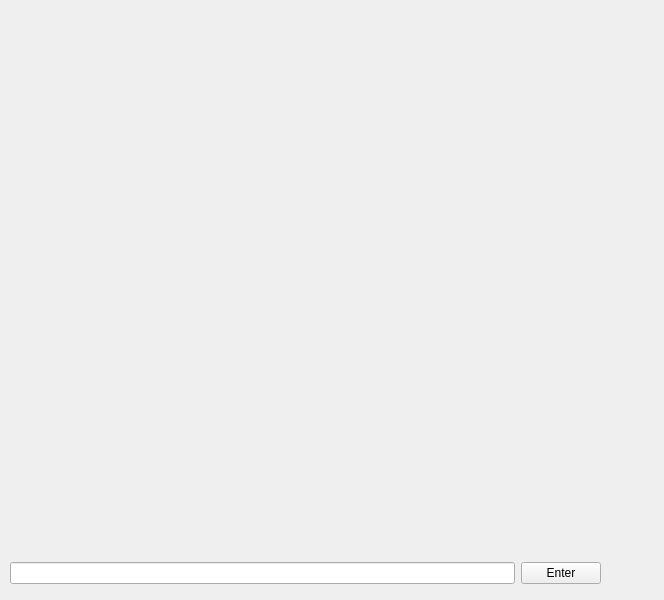
<?xml version="1.0" encoding="UTF-8"?>
<ui version="4.0">
 <class>MainWindow</class>
 <widget class="QMainWindow" name="MainWindow">
  <property name="geometry">
   <rect>
    <x>0</x>
    <y>0</y>
    <width>664</width>
    <height>600</height>
   </rect>
  </property>
  <property name="sizePolicy">
   <sizepolicy hsizetype="Minimum" vsizetype="Fixed">
    <horstretch>0</horstretch>
    <verstretch>0</verstretch>
   </sizepolicy>
  </property>
  <property name="minimumSize">
   <size>
    <width>664</width>
    <height>600</height>
   </size>
  </property>
  <property name="maximumSize">
   <size>
    <width>664</width>
    <height>600</height>
   </size>
  </property>
  <property name="windowTitle">
   <string>Blue Archive Feet Guesser</string>
  </property>
  <widget class="QWidget" name="centralwidget">
   <property name="sizePolicy">
    <sizepolicy hsizetype="Preferred" vsizetype="Expanding">
     <horstretch>0</horstretch>
     <verstretch>0</verstretch>
    </sizepolicy>
   </property>
   <property name="maximumSize">
    <size>
     <width>609</width>
     <height>603</height>
    </size>
   </property>
   <widget class="QWidget" name="horizontalLayoutWidget">
    <property name="geometry">
     <rect>
      <x>10</x>
      <y>560</y>
      <width>591</width>
      <height>26</height>
     </rect>
    </property>
    <layout class="QHBoxLayout" name="horizontalLayout_2">
     <item>
      <widget class="QLineEdit" name="guessInput"/>
     </item>
     <item>
      <widget class="QPushButton" name="enter">
       <property name="text">
        <string>Enter</string>
       </property>
      </widget>
     </item>
    </layout>
   </widget>
   <widget class="QLabel" name="guess">
    <property name="geometry">
     <rect>
      <x>10</x>
      <y>10</y>
      <width>591</width>
      <height>531</height>
     </rect>
    </property>
    <property name="sizePolicy">
     <sizepolicy hsizetype="Expanding" vsizetype="Expanding">
      <horstretch>0</horstretch>
      <verstretch>0</verstretch>
     </sizepolicy>
    </property>
    <property name="text">
     <string notr="true"/>
    </property>
   </widget>
  </widget>
 </widget>
 <resources/>
 <connections/>
</ui>
